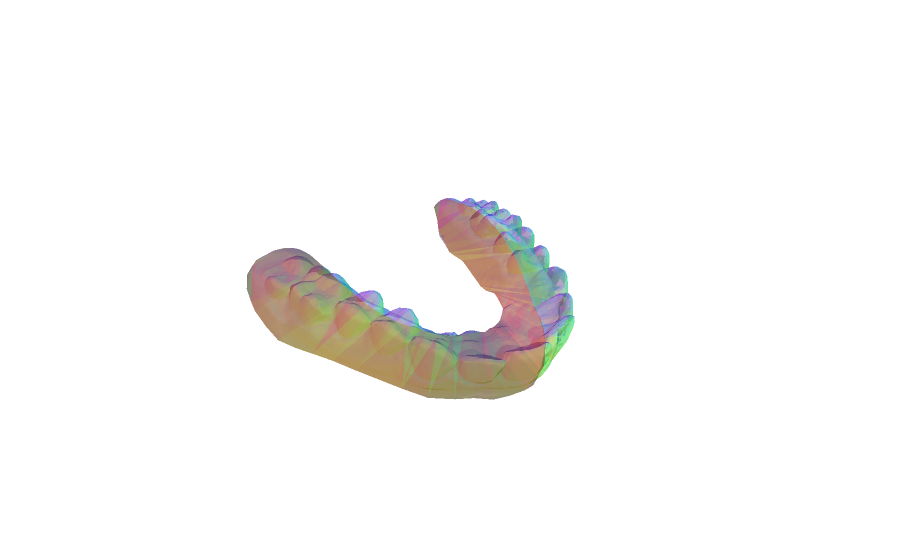

Here is the notebook cell this chart was saved with:
### Code cell
visualize_mesh('Input/Arcade/simplify_20.obj')

### Figure 1 — Plotly figure (JSON) as saved in the notebook; plotly's stock layout.template omitted (floating-point values rounded to 4 significant figures; data arrays with more than 128 entries replaced by an {"elided": "..."} marker saying what was removed)
{"data": [{"facecolor": {"elided": "6000x3 float values"}, "i": {"elided": "6000 int values"}, "j": {"elided": "6000 int values"}, "k": {"elided": "6000 int values"}, "opacity": 0.5, "type": "mesh3d", "x": {"elided": "2993 float values"}, "y": {"elided": "2993 float values"}, "z": {"elided": "2993 float values"}}], "layout": {"scene": {"xaxis": {"visible": false}, "yaxis": {"visible": false}, "zaxis": {"visible": false}}}}
